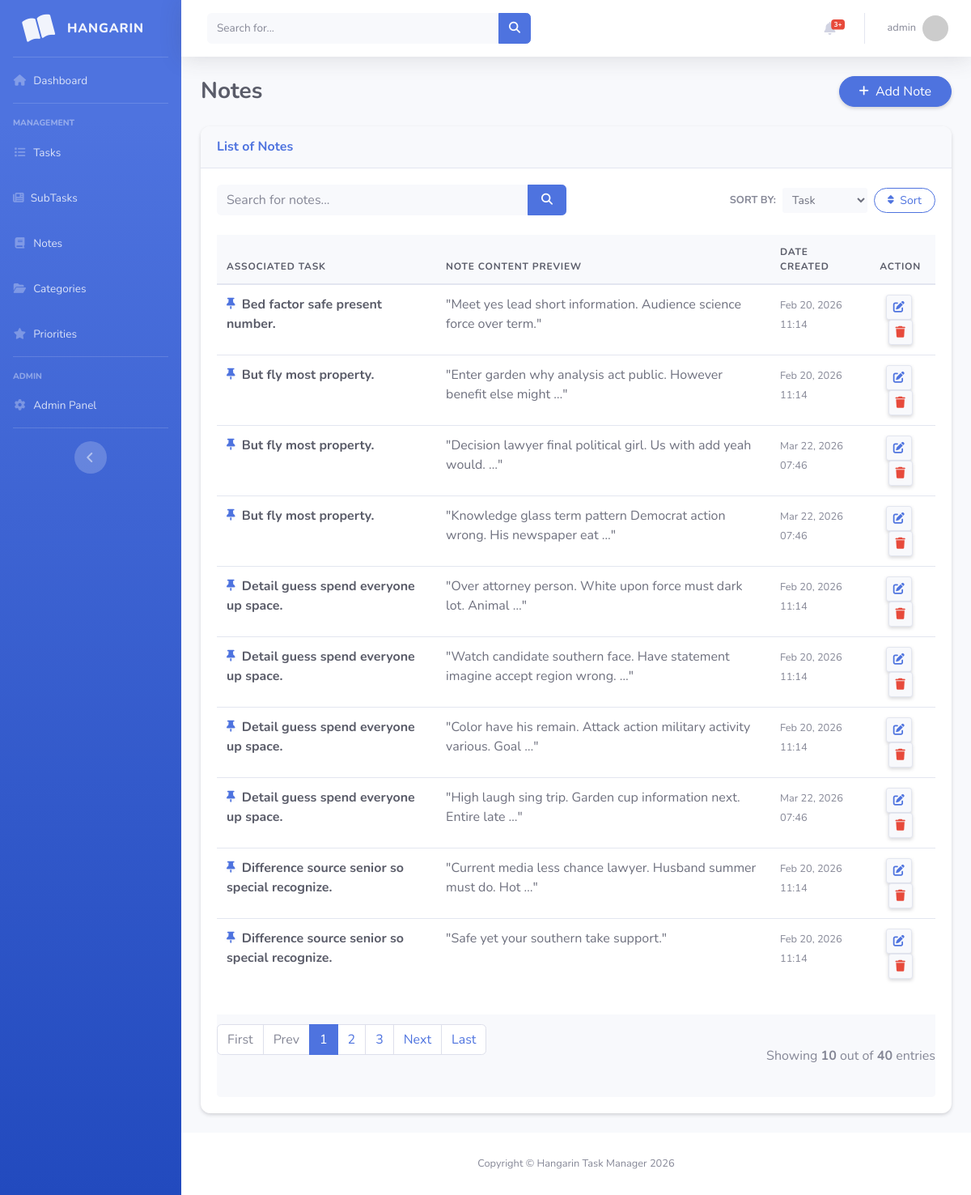
The page /note_list (signed in) on the database its author committed.
### taskmanager/models.py (models this page shows, shortened)
class BaseModel(models.Model):
    created_at = models.DateTimeField(auto_now_add=True)
    updated_at = models.DateTimeField(auto_now=True)
    class Meta:
        abstract = True

class Note(BaseModel):
    task = models.ForeignKey(Task, on_delete=models.CASCADE)
    content = models.TextField()

class Task(BaseModel):
    title = models.CharField(max_length=200)
    description = models.TextField()
    status = models.CharField(
        max_length=50,
        choices=[
            ("Pending", "Pending"),
            ("In Progress", "In Progress"),
            ("Completed", "Completed"),
        ],
        default="Pending"
    )
    deadline = models.DateField()
    priority = models.ForeignKey(Priority, on_delete=models.CASCADE)
    category = models.ForeignKey(Category, on_delete=models.CASCADE)

### taskmanager/views.py (the view)
# urls.py: path('note_list', NoteList.as_view(), name='note-list'),
class NoteList(LoginRequiredMixin, ListView):
    model = Note
    context_object_name = 'note'
    template_name = 'note_list.html'
    paginate_by = 10
    ordering = ["task__title", "created_at"]
    def get_queryset(self):
        qs = super().get_queryset()
        query = self.request.GET.get('q')
        if query:
            qs = qs.filter(
                Q(task__title__icontains=query) |
                Q(content__icontains=query)
            )
        return qs
    def get_ordering(self):
        allowed = ["task__title", "created_at"]
        sort_by = self.request.GET.get("sort_by")
        if sort_by in allowed:
            return sort_by
        return "task__title"

### templates/note_list.html (shortened to what this page needs)
{% extends 'base.html' %}
{% load static %}
{% block content %}
<div class="d-sm-flex align-items-center justify-content-between mb-4">
    <h1 class="h3 mb-0 text-gray-800 font-weight-bold">Notes</h1>
    <a href="{% url 'note-add' %}" class="btn btn-primary shadow-sm rounded-pill px-4">
        <i class="fas fa-plus fa-sm mr-1"></i> Add Note
    </a>
</div>
<div class="card shadow-sm mb-4">
    <div class="card-header py-3">
        <h6 class="m-0 font-weight-bold text-primary">List of Notes</h6>
    </div>
    <div class="card-body">
        <div class="row mb-4 align-items-center">
            <div class="col-md-6">
                <form class="form-inline" action="{% url 'note-list' %}">
                    <div class="input-group w-100">
                        <input type="text" class="form-control bg-light border-0 small" placeholder="Search for notes..."
                               name="q" value="{{ request.GET.q }}">
                        <div class="input-group-append">
                            <button class="btn btn-primary px-3" type="submit">
                                <i class="fas fa-search fa-sm"></i>
                            </button>
                        </div>
                    </div>
                </form>
            </div>
            <div class="col-md-6 text-right">
                <form method="get" class="form-inline justify-content-end">
                    <label class="mr-2 text-gray-600 small font-weight-bold text-uppercase">Sort by:</label>
                    <select class="form-control form-control-sm mr-2 border-0 bg-light" name="sort_by">
                        <option value="task__title" {% if request.GET.sort_by == "task__title" %}selected{% endif %}>Task</option>
                    </select>
                    <button type="submit" class="btn btn-sm btn-outline-primary px-3 rounded-pill">
                         Sort
                    </button>
                </form>
            </div>
        </div>
        <div class="table-responsive">
            <table class="table table-hover align-middle" width="100%" cellspacing="0">
                <thead>
                    <tr>
                        <th>Associated Task</th>
                        <th>Note Content Preview</th>
                        <th>Date Created</th>
                        <th class="text-center">Action</th>
                    </tr>
                </thead>
                <tbody>
                    {% for note in object_list %}
                    <tr>
                        <td class="font-weight-bold text-dark">
                            <i class="fas fa-thumbtack fa-sm mr-1 text-primary shadow-sm"></i> {{ note.task.title }}
                        </td>
                        <td class="text-gray-700 italic">"{{ note.content|truncatewords:10 }}"</td>
                        <td><span class="text-gray-600 small">{{ note.created_at|date:"M d, Y H:i" }}</span></td>
                        <td class="text-center">
                            <a href="{% url 'note-update' note.id %}" class="btn btn-sm btn-light text-primary border shadow-sm mr-1">
                                <i class="fas fa-edit"></i>
                            </a>
                            <a href="{% url 'note-delete' note.id %}" class="btn btn-sm btn-light text-danger border shadow-sm">
                                <i class="fas fa-trash"></i>
                            </a>
                        </td>
                    </tr>
                    {% endfor %}
                </tbody>
            </table>
        </div>
        {% include 'includes/pagination.html' %}
    </div>
</div>
{% endblock %}

### templates/base.html (shortened to what this page needs)
{% load static %}
{% load pwa %}
<!DOCTYPE html>
<html lang="en">
<head>
    <link rel="stylesheet" href="https://cdnjs.cloudflare.com/ajax/libs/font-awesome/6.4.0/css/all.min.css">
    <link rel="stylesheet" href="{% static 'css/sb-admin-2.css' %}">
</head>
<body id="page-top">
    <div id="wrapper">
        <ul class="navbar-nav bg-gradient-primary sidebar sidebar-dark accordion" id="accordionSidebar">
            <a class="sidebar-brand d-flex align-items-center justify-content-center" href="{% url 'home' %}">
                <div class="sidebar-brand-icon rotate-n-15">
                    <i class="fas fa-book-open"></i>
                </div>
                <div class="sidebar-brand-text mx-3">Hangarin</div>
            </a>
            <hr class="sidebar-divider my-0">
            <li class="nav-item">
                <a class="nav-link" href="{% url 'home' %}">
                    <i class="fas fa-fw fa-home"></i>
                    <span>Dashboard</span>
                </a>
            </li>
            <hr class="sidebar-divider">
            <div class="sidebar-heading">Management</div>
            <li class="nav-item">
                <a class="nav-link" href="{% url 'task-list' %}">
                    <i class="fas fa-fw fa-list"></i>
                    <span>Tasks</span>
                </a>
            </li>
            <li class="nav-item">
                <a class="nav-link" href="{% url 'subtask-list' %}">
                    <i class="fas fa-newspaper"></i>
                    <span>SubTasks</span>
                </a>
            </li>
            <li class="nav-item">
                <a class="nav-link" href="{% url 'note-list' %}">
                    <i class="fas fa-fw fa-book"></i>
                    <span>Notes</span>
                </a>
            </li>
            <li class="nav-item">
                <a class="nav-link" href="{% url 'category-list' %}">
                    <i class="fas fa-fw fa-folder-open"></i>
                    <span>Categories</span>
                </a>
            </li>
            <li class="nav-item">
                <a class="nav-link" href="{% url 'priority-list' %}">
                    <i class="fas fa-fw fa-star"></i>
                    <span>Priorities</span>
                </a>
            </li>
            <hr class="sidebar-divider">
            <div class="sidebar-heading">Admin</div>
            <li class="nav-item">
                <a class="nav-link" href="/admin/" target="_blank">
                    <i class="fas fa-fw fa-cog"></i>
                    <span>Admin Panel</span>
                </a>
            </li>
            <hr class="sidebar-divider d-none d-md-block">
            <div class="text-center d-none d-md-inline">
                <button class="rounded-circle border-0" id="sidebarToggle"></button>
            </div>
        </ul>
        <div id="content-wrapper" class="d-flex flex-column">
            <div id="content">
                <nav class="navbar navbar-expand navbar-light bg-white topbar mb-4 static-top shadow">
                    <form class="d-none d-sm-inline-block form-inline mr-auto ml-md-3 my-2 my-md-0 mw-100 navbar-search">
                        <div class="input-group">
                            <input type="text" class="form-control bg-light border-0 small" placeholder="Search for..." aria-label="Search">
                            <div class="input-group-append">
                                <button class="btn btn-primary" type="button">
                                    <i class="fas fa-search fa-sm"></i>
                                </button>
                            </div>
                        </div>
                    </form>
                    <ul class="navbar-nav ml-auto">
                        <li class="nav-item dropdown no-arrow mx-1">
                            <a class="nav-link dropdown-toggle" href="#" id="alertsDropdown" role="button" data-toggle="dropdown">
                                <i class="fas fa-bell fa-fw"></i>
                                <span class="badge badge-danger badge-counter">3+</span>
                            </a>
                        </li>
                        <li class="nav-item dropdown no-arrow">
                            <a class="nav-link dropdown-toggle" href="#" id="userDropdown" role="button" data-toggle="dropdown">
                                <span class="mr-2 d-none d-lg-inline text-gray-600 small">
                                    {% if user.is_authenticated %}{{ user.username }}{% else %}Guest{% endif %}
                                </span>
                                <img class="img-profile rounded-circle"
                                     src="https://ui-avatars.com/api/?name={{ user.username|default:'User' }}&background=4e73df&color=fff&size=36"
                                     width="36" height="36">
                            </a>
                        </li>
                    </ul>
                </nav>
                <div class="container-fluid">
                    {% block content %}
                    {% endblock %}
                </div>
            </div>
            <footer class="sticky-footer bg-white">
                <div class="container my-auto">
                    <div class="copyright text-center my-auto">
                        <span>Copyright &copy; Hangarin Task Manager 2026</span>
                    </div>
                </div>
            </footer>
        </div>
    </div>
</body>
</html>

### rows shown on the page
Note: task "Bed factor safe present number.", content "Meet yes lead short information. Audience science force over term.", created_at "Feb 20, 2026 11:14"
Note: task "But fly most property.", content "Enter garden why analysis act public. However benefit else might …", created_at "Feb 20, 2026 11:14"
Note: task "But fly most property.", content "Decision lawyer final political girl. Us with add yeah would. …", created_at "Mar 22, 2026 07:46"
Note: task "But fly most property.", content "Knowledge glass term pattern Democrat action wrong. His newspaper eat …", created_at "Mar 22, 2026 07:46"
Note: task "Detail guess spend everyone up space.", content "Over attorney person. White upon force must dark lot. Animal …", created_at "Feb 20, 2026 11:14"
Note: task "Detail guess spend everyone up space.", content "Watch candidate southern face. Have statement imagine accept region wrong. …", created_at "Feb 20, 2026 11:14"
Note: task "Detail guess spend everyone up space.", content "Color have his remain. Attack action military activity various. Goal …", created_at "Feb 20, 2026 11:14"
Note: task "Detail guess spend everyone up space.", content "High laugh sing trip. Garden cup information next. Entire late …", created_at "Mar 22, 2026 07:46"
Note: task "Difference source senior so special recognize.", content "Current media less chance lawyer. Husband summer must do. Hot …", created_at "Feb 20, 2026 11:14"
Note: task "Difference source senior so special recognize.", content "Safe yet your southern take support.", created_at "Feb 20, 2026 11:14"

### other values the page prints
{{ user.username }} "admin"
{{ page_num }} "1"
{{ page_num }} "2" "3"
{{ object_list.count }} "10"
{{ paginator.count }} "40"
